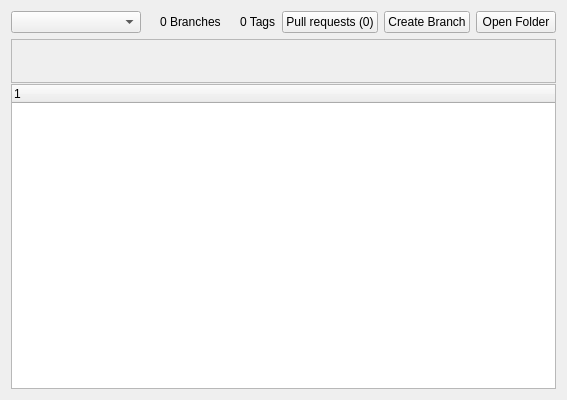
<?xml version="1.0" encoding="UTF-8"?>
<ui version="4.0">
 <class>CodeWidget</class>
 <widget class="QWidget" name="CodeWidget">
  <property name="geometry">
   <rect>
    <x>0</x>
    <y>0</y>
    <width>531</width>
    <height>400</height>
   </rect>
  </property>
  <property name="windowTitle">
   <string>CodeWidget</string>
  </property>
  <layout class="QGridLayout" name="gridLayout">
   <item row="0" column="0">
    <layout class="QHBoxLayout" name="topRowLayout">
     <item>
      <widget class="QComboBox" name="mBranchCombo">
       <property name="minimumSize">
        <size>
         <width>130</width>
         <height>0</height>
        </size>
       </property>
       <property name="iconSize">
        <size>
         <width>24</width>
         <height>24</height>
        </size>
       </property>
      </widget>
     </item>
     <item>
      <widget class="QLabel" name="mBranchCountIcon">
       <property name="text">
        <string/>
       </property>
      </widget>
     </item>
     <item>
      <widget class="QLabel" name="mBranchCountLabel">
       <property name="text">
        <string>0 Branches</string>
       </property>
      </widget>
     </item>
     <item>
      <widget class="QLabel" name="mTagCountIcon">
       <property name="text">
        <string/>
       </property>
      </widget>
     </item>
     <item>
      <widget class="QLabel" name="mTagCountLabel">
       <property name="text">
        <string>0 Tags</string>
       </property>
      </widget>
     </item>
     <item>
      <widget class="QPushButton" name="mBtnPullRequests">
       <property name="text">
        <string>Pull requests (0)</string>
       </property>
      </widget>
     </item>
     <item>
      <spacer name="horizontalSpacer">
       <property name="orientation">
        <enum>Qt::Horizontal</enum>
       </property>
       <property name="sizeHint" stdset="0">
        <size>
         <width>40</width>
         <height>20</height>
        </size>
       </property>
      </spacer>
     </item>
     <item>
      <widget class="QPushButton" name="mBtnCreateBranch">
       <property name="text">
        <string>Create Branch</string>
       </property>
      </widget>
     </item>
     <item>
      <widget class="QPushButton" name="mBtnOpenFolder">
       <property name="text">
        <string>Open Folder</string>
       </property>
      </widget>
     </item>
    </layout>
   </item>
   <item row="1" column="0">
    <layout class="QVBoxLayout" name="verticalLayout">
     <property name="spacing">
      <number>1</number>
     </property>
     <property name="bottomMargin">
      <number>0</number>
     </property>
     <item>
      <widget class="QFrame" name="mRepoSummaryFrame">
       <property name="minimumSize">
        <size>
         <width>0</width>
         <height>42</height>
        </size>
       </property>
       <property name="styleSheet">
        <string notr="true"/>
       </property>
       <property name="frameShape">
        <enum>QFrame::StyledPanel</enum>
       </property>
       <layout class="QHBoxLayout" name="repoSummaryLayout">
        <property name="leftMargin">
         <number>8</number>
        </property>
        <property name="rightMargin">
         <number>8</number>
        </property>
        <item>
         <widget class="QLabel" name="mRepoAvatarLabel">
          <property name="minimumSize">
           <size>
            <width>24</width>
            <height>24</height>
           </size>
          </property>
          <property name="maximumSize">
           <size>
            <width>24</width>
            <height>24</height>
           </size>
          </property>
          <property name="text">
           <string/>
          </property>
          <property name="scaledContents">
           <bool>true</bool>
          </property>
         </widget>
        </item>
        <item>
         <widget class="QLabel" name="mRepoAuthorLabel">
          <property name="font">
           <font>
            <weight>75</weight>
            <bold>true</bold>
           </font>
          </property>
          <property name="text">
           <string/>
          </property>
         </widget>
        </item>
        <item>
         <widget class="QLabel" name="mRepoMessageLabel">
          <property name="text">
           <string/>
          </property>
         </widget>
        </item>
        <item>
         <spacer name="repoSummarySpacer">
          <property name="orientation">
           <enum>Qt::Horizontal</enum>
          </property>
          <property name="sizeHint" stdset="0">
           <size>
            <width>40</width>
            <height>20</height>
           </size>
          </property>
         </spacer>
        </item>
        <item>
         <widget class="QLabel" name="mRepoHashLabel">
          <property name="text">
           <string/>
          </property>
         </widget>
        </item>
        <item>
         <widget class="QLabel" name="mRepoDateLabel">
          <property name="text">
           <string/>
          </property>
         </widget>
        </item>
        <item>
         <widget class="QLabel" name="mRepoCommitCountLabel">
          <property name="font">
           <font>
            <weight>75</weight>
            <bold>true</bold>
           </font>
          </property>
          <property name="text">
           <string/>
          </property>
         </widget>
        </item>
       </layout>
      </widget>
     </item>
     <item>
      <widget class="QTreeWidget" name="mRepoBrowserList">
       <column>
        <property name="text">
         <string notr="true">1</string>
        </property>
       </column>
      </widget>
     </item>
    </layout>
   </item>
  </layout>
 </widget>
 <resources/>
 <connections/>
</ui>
